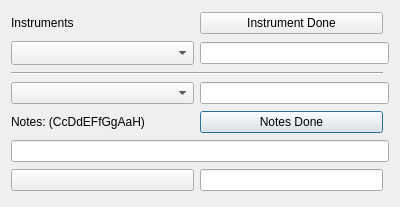
<?xml version="1.0" encoding="UTF-8"?>
<ui version="4.0">
 <class>File_Dialog</class>
 <widget class="QDialog" name="File_Dialog">
  <property name="geometry">
   <rect>
    <x>0</x>
    <y>0</y>
    <width>400</width>
    <height>207</height>
   </rect>
  </property>
  <property name="sizePolicy">
   <sizepolicy hsizetype="Minimum" vsizetype="Minimum">
    <horstretch>0</horstretch>
    <verstretch>0</verstretch>
   </sizepolicy>
  </property>
  <property name="palette">
   <palette>
    <active>
     <colorrole role="WindowText">
      <brush brushstyle="SolidPattern">
       <color alpha="255">
        <red>0</red>
        <green>0</green>
        <blue>0</blue>
       </color>
      </brush>
     </colorrole>
     <colorrole role="Button">
      <brush brushstyle="SolidPattern">
       <color alpha="255">
        <red>153</red>
        <green>193</green>
        <blue>241</blue>
       </color>
      </brush>
     </colorrole>
     <colorrole role="Light">
      <brush brushstyle="SolidPattern">
       <color alpha="255">
        <red>255</red>
        <green>255</green>
        <blue>255</blue>
       </color>
      </brush>
     </colorrole>
     <colorrole role="Midlight">
      <brush brushstyle="SolidPattern">
       <color alpha="255">
        <red>204</red>
        <green>224</green>
        <blue>248</blue>
       </color>
      </brush>
     </colorrole>
     <colorrole role="Dark">
      <brush brushstyle="SolidPattern">
       <color alpha="255">
        <red>76</red>
        <green>96</green>
        <blue>120</blue>
       </color>
      </brush>
     </colorrole>
     <colorrole role="Mid">
      <brush brushstyle="SolidPattern">
       <color alpha="255">
        <red>102</red>
        <green>129</green>
        <blue>161</blue>
       </color>
      </brush>
     </colorrole>
     <colorrole role="Text">
      <brush brushstyle="SolidPattern">
       <color alpha="255">
        <red>0</red>
        <green>0</green>
        <blue>0</blue>
       </color>
      </brush>
     </colorrole>
     <colorrole role="BrightText">
      <brush brushstyle="SolidPattern">
       <color alpha="255">
        <red>153</red>
        <green>193</green>
        <blue>241</blue>
       </color>
      </brush>
     </colorrole>
     <colorrole role="ButtonText">
      <brush brushstyle="SolidPattern">
       <color alpha="255">
        <red>0</red>
        <green>0</green>
        <blue>0</blue>
       </color>
      </brush>
     </colorrole>
     <colorrole role="Base">
      <brush brushstyle="SolidPattern">
       <color alpha="255">
        <red>255</red>
        <green>255</green>
        <blue>255</blue>
       </color>
      </brush>
     </colorrole>
     <colorrole role="Window">
      <brush brushstyle="SolidPattern">
       <color alpha="255">
        <red>153</red>
        <green>193</green>
        <blue>241</blue>
       </color>
      </brush>
     </colorrole>
     <colorrole role="Shadow">
      <brush brushstyle="SolidPattern">
       <color alpha="255">
        <red>0</red>
        <green>0</green>
        <blue>0</blue>
       </color>
      </brush>
     </colorrole>
     <colorrole role="AlternateBase">
      <brush brushstyle="SolidPattern">
       <color alpha="255">
        <red>204</red>
        <green>224</green>
        <blue>248</blue>
       </color>
      </brush>
     </colorrole>
     <colorrole role="ToolTipBase">
      <brush brushstyle="SolidPattern">
       <color alpha="255">
        <red>255</red>
        <green>255</green>
        <blue>220</blue>
       </color>
      </brush>
     </colorrole>
     <colorrole role="ToolTipText">
      <brush brushstyle="SolidPattern">
       <color alpha="255">
        <red>0</red>
        <green>0</green>
        <blue>0</blue>
       </color>
      </brush>
     </colorrole>
     <colorrole role="PlaceholderText">
      <brush brushstyle="SolidPattern">
       <color alpha="127">
        <red>0</red>
        <green>0</green>
        <blue>0</blue>
       </color>
      </brush>
     </colorrole>
    </active>
    <inactive>
     <colorrole role="WindowText">
      <brush brushstyle="SolidPattern">
       <color alpha="255">
        <red>0</red>
        <green>0</green>
        <blue>0</blue>
       </color>
      </brush>
     </colorrole>
     <colorrole role="Button">
      <brush brushstyle="SolidPattern">
       <color alpha="255">
        <red>239</red>
        <green>239</green>
        <blue>239</blue>
       </color>
      </brush>
     </colorrole>
     <colorrole role="Light">
      <brush brushstyle="SolidPattern">
       <color alpha="255">
        <red>255</red>
        <green>255</green>
        <blue>255</blue>
       </color>
      </brush>
     </colorrole>
     <colorrole role="Midlight">
      <brush brushstyle="SolidPattern">
       <color alpha="255">
        <red>202</red>
        <green>202</green>
        <blue>202</blue>
       </color>
      </brush>
     </colorrole>
     <colorrole role="Dark">
      <brush brushstyle="SolidPattern">
       <color alpha="255">
        <red>159</red>
        <green>159</green>
        <blue>159</blue>
       </color>
      </brush>
     </colorrole>
     <colorrole role="Mid">
      <brush brushstyle="SolidPattern">
       <color alpha="255">
        <red>184</red>
        <green>184</green>
        <blue>184</blue>
       </color>
      </brush>
     </colorrole>
     <colorrole role="Text">
      <brush brushstyle="SolidPattern">
       <color alpha="255">
        <red>0</red>
        <green>0</green>
        <blue>0</blue>
       </color>
      </brush>
     </colorrole>
     <colorrole role="BrightText">
      <brush brushstyle="SolidPattern">
       <color alpha="255">
        <red>255</red>
        <green>255</green>
        <blue>255</blue>
       </color>
      </brush>
     </colorrole>
     <colorrole role="ButtonText">
      <brush brushstyle="SolidPattern">
       <color alpha="255">
        <red>0</red>
        <green>0</green>
        <blue>0</blue>
       </color>
      </brush>
     </colorrole>
     <colorrole role="Base">
      <brush brushstyle="SolidPattern">
       <color alpha="255">
        <red>255</red>
        <green>255</green>
        <blue>255</blue>
       </color>
      </brush>
     </colorrole>
     <colorrole role="Window">
      <brush brushstyle="SolidPattern">
       <color alpha="255">
        <red>239</red>
        <green>239</green>
        <blue>239</blue>
       </color>
      </brush>
     </colorrole>
     <colorrole role="Shadow">
      <brush brushstyle="SolidPattern">
       <color alpha="255">
        <red>118</red>
        <green>118</green>
        <blue>118</blue>
       </color>
      </brush>
     </colorrole>
     <colorrole role="AlternateBase">
      <brush brushstyle="SolidPattern">
       <color alpha="255">
        <red>247</red>
        <green>247</green>
        <blue>247</blue>
       </color>
      </brush>
     </colorrole>
     <colorrole role="ToolTipBase">
      <brush brushstyle="SolidPattern">
       <color alpha="255">
        <red>255</red>
        <green>255</green>
        <blue>220</blue>
       </color>
      </brush>
     </colorrole>
     <colorrole role="ToolTipText">
      <brush brushstyle="SolidPattern">
       <color alpha="255">
        <red>0</red>
        <green>0</green>
        <blue>0</blue>
       </color>
      </brush>
     </colorrole>
     <colorrole role="PlaceholderText">
      <brush brushstyle="SolidPattern">
       <color alpha="128">
        <red>0</red>
        <green>0</green>
        <blue>0</blue>
       </color>
      </brush>
     </colorrole>
    </inactive>
    <disabled>
     <colorrole role="WindowText">
      <brush brushstyle="SolidPattern">
       <color alpha="255">
        <red>76</red>
        <green>96</green>
        <blue>120</blue>
       </color>
      </brush>
     </colorrole>
     <colorrole role="Button">
      <brush brushstyle="SolidPattern">
       <color alpha="255">
        <red>153</red>
        <green>193</green>
        <blue>241</blue>
       </color>
      </brush>
     </colorrole>
     <colorrole role="Light">
      <brush brushstyle="SolidPattern">
       <color alpha="255">
        <red>255</red>
        <green>255</green>
        <blue>255</blue>
       </color>
      </brush>
     </colorrole>
     <colorrole role="Midlight">
      <brush brushstyle="SolidPattern">
       <color alpha="255">
        <red>204</red>
        <green>224</green>
        <blue>248</blue>
       </color>
      </brush>
     </colorrole>
     <colorrole role="Dark">
      <brush brushstyle="SolidPattern">
       <color alpha="255">
        <red>76</red>
        <green>96</green>
        <blue>120</blue>
       </color>
      </brush>
     </colorrole>
     <colorrole role="Mid">
      <brush brushstyle="SolidPattern">
       <color alpha="255">
        <red>102</red>
        <green>129</green>
        <blue>161</blue>
       </color>
      </brush>
     </colorrole>
     <colorrole role="Text">
      <brush brushstyle="SolidPattern">
       <color alpha="255">
        <red>76</red>
        <green>96</green>
        <blue>120</blue>
       </color>
      </brush>
     </colorrole>
     <colorrole role="BrightText">
      <brush brushstyle="SolidPattern">
       <color alpha="255">
        <red>153</red>
        <green>193</green>
        <blue>241</blue>
       </color>
      </brush>
     </colorrole>
     <colorrole role="ButtonText">
      <brush brushstyle="SolidPattern">
       <color alpha="255">
        <red>76</red>
        <green>96</green>
        <blue>120</blue>
       </color>
      </brush>
     </colorrole>
     <colorrole role="Base">
      <brush brushstyle="SolidPattern">
       <color alpha="255">
        <red>153</red>
        <green>193</green>
        <blue>241</blue>
       </color>
      </brush>
     </colorrole>
     <colorrole role="Window">
      <brush brushstyle="SolidPattern">
       <color alpha="255">
        <red>153</red>
        <green>193</green>
        <blue>241</blue>
       </color>
      </brush>
     </colorrole>
     <colorrole role="Shadow">
      <brush brushstyle="SolidPattern">
       <color alpha="255">
        <red>177</red>
        <green>177</green>
        <blue>177</blue>
       </color>
      </brush>
     </colorrole>
     <colorrole role="AlternateBase">
      <brush brushstyle="SolidPattern">
       <color alpha="255">
        <red>247</red>
        <green>247</green>
        <blue>247</blue>
       </color>
      </brush>
     </colorrole>
     <colorrole role="ToolTipBase">
      <brush brushstyle="SolidPattern">
       <color alpha="255">
        <red>255</red>
        <green>255</green>
        <blue>220</blue>
       </color>
      </brush>
     </colorrole>
     <colorrole role="ToolTipText">
      <brush brushstyle="SolidPattern">
       <color alpha="255">
        <red>0</red>
        <green>0</green>
        <blue>0</blue>
       </color>
      </brush>
     </colorrole>
     <colorrole role="PlaceholderText">
      <brush brushstyle="SolidPattern">
       <color alpha="128">
        <red>0</red>
        <green>0</green>
        <blue>0</blue>
       </color>
      </brush>
     </colorrole>
    </disabled>
   </palette>
  </property>
  <property name="windowTitle">
   <string>File Director</string>
  </property>
  <layout class="QGridLayout" name="gridLayout">
   <item row="10" column="1">
    <widget class="QPushButton" name="pbPlayNotes">
     <property name="text">
      <string/>
     </property>
     <property name="autoDefault">
      <bool>false</bool>
     </property>
    </widget>
   </item>
   <item row="0" column="1">
    <widget class="QLabel" name="label">
     <property name="text">
      <string>Instruments</string>
     </property>
    </widget>
   </item>
   <item row="6" column="1">
    <widget class="QComboBox" name="cb_notefilenames">
     <property name="sizePolicy">
      <sizepolicy hsizetype="Expanding" vsizetype="Fixed">
       <horstretch>0</horstretch>
       <verstretch>0</verstretch>
      </sizepolicy>
     </property>
     <property name="sizeIncrement">
      <size>
       <width>10</width>
       <height>0</height>
      </size>
     </property>
    </widget>
   </item>
   <item row="1" column="2" colspan="2">
    <widget class="QLineEdit" name="lE_Instrument">
     <property name="clearButtonEnabled">
      <bool>true</bool>
     </property>
    </widget>
   </item>
   <item row="6" column="2" colspan="2">
    <widget class="QLineEdit" name="lE_NotesFile"/>
   </item>
   <item row="1" column="1">
    <widget class="QComboBox" name="cb_instrumentfiles">
     <property name="maxVisibleItems">
      <number>20</number>
     </property>
     <property name="maxCount">
      <number>30</number>
     </property>
     <property name="sizeAdjustPolicy">
      <enum>QComboBox::AdjustToMinimumContentsLengthWithIcon</enum>
     </property>
    </widget>
   </item>
   <item row="0" column="2">
    <widget class="QPushButton" name="pbInstrumentDone">
     <property name="text">
      <string>Instrument Done</string>
     </property>
     <property name="autoDefault">
      <bool>false</bool>
     </property>
    </widget>
   </item>
   <item row="8" column="1">
    <widget class="QLabel" name="lbl_selected_notes">
     <property name="text">
      <string>Notes: (CcDdEFfGgAaH)</string>
     </property>
    </widget>
   </item>
   <item row="8" column="2">
    <widget class="QPushButton" name="pbNotesDone">
     <property name="text">
      <string>Notes Done</string>
     </property>
    </widget>
   </item>
   <item row="10" column="2">
    <widget class="QLineEdit" name="lE_Rythm"/>
   </item>
   <item row="9" column="1" colspan="3">
    <widget class="QLineEdit" name="lE_Notes"/>
   </item>
   <item row="2" column="1" colspan="2">
    <widget class="Line" name="line">
     <property name="orientation">
      <enum>Qt::Horizontal</enum>
     </property>
    </widget>
   </item>
  </layout>
 </widget>
 <resources/>
 <connections/>
</ui>
